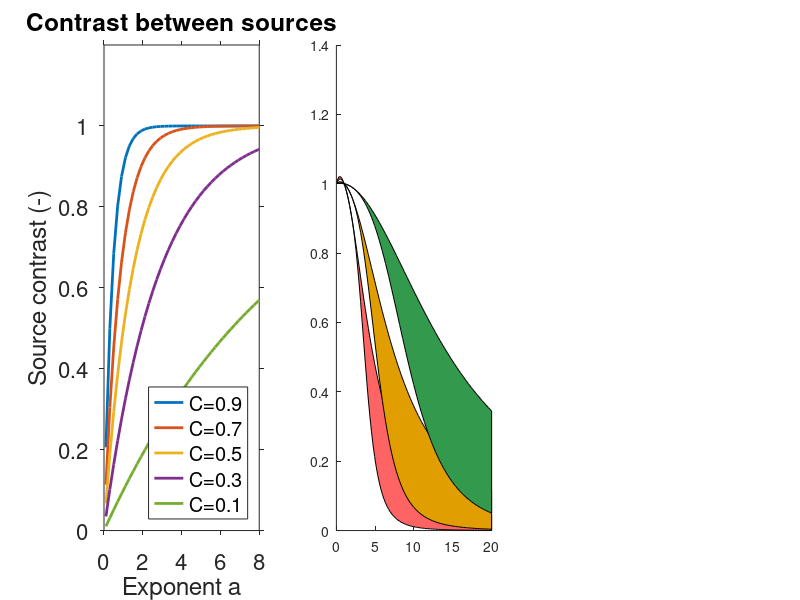

Reproduce this figure in MATLAB. (Note: this script raises an error after producing the figure.)
%% Script to showcase the influecne of the contrast function 
% 
%% Define basic variables
color1 = [255 100 100]./255;
color2 = [224 158 0]./255;
color3 = [0.2 0.6 0.3];
%% Non Linearity
G   = @(x,n) x.^n;
G_2 = @(x,n) n*(n-1).*x.^(n-2);
G_3 = @(x,n) n*(n-1)*(n-2).*x.^(n-3);
G_4 = @(x,n) n*(n-1)*(n-2)*(n-3).*x.^(n-4);

%% Influecne of the contrast function on the peak separation
% Vector of peak separation values
ps_vals   = linspace(0.1,0.9,5); 
% Exponents of the non-linearity
nvalues = linspace(0.1,20,100);
% Compute the peak seperation values after applying the non linearity
cvals = zeros(length(ps_vals),length(nvalues));
for i=1:length(nvalues)
    for j=1:length(ps_vals)
        %cvals(j,i) = (1^nvalues(i) - (1*yvals(j))^nvalues(i))./1^nvalues(i); 
        cvals(j,i) = G(1,nvalues(i)) - G(ps_vals(j),nvalues(i))./G(1,nvalues(i));
    end 
end
figure(11)
subplot(131)
plot(nvalues,cvals','LineWidth',2)
xlim([0 8]), ylim([0 1.2])
set(gca,'TickDir','out');set(gcf,'color','w');set(gca,'FontSize',16);
xlabel('Exponent a')
ylabel('Source contrast (-)')
title('Contrast between sources')
legend('C=0.9','C=0.7','C=0.5','C=0.3','C=0.1','Location','southeast')
%% Influecne of the contrast function on higher-order terms
% Standard deviation
sigma = 1;
% Skewness
skew = 3;
% Kurtosis
kurt = 25;
% Peak amplitude relative to the variance
ps_vals = sigma*[3 5 10 20 30];
% Exponents of the non-linearity
nvalues = linspace(0.1,20,100);
% Zero-order terms
T0 = zeros(length(ps_vals),length(nvalues));
% Second-order terms (Variance)
T2 = zeros(length(ps_vals),length(nvalues));
% Third-order terms (Skewness)
T3 = zeros(length(ps_vals),length(nvalues));
% Forth-order terms (Kurtosis)
T4 = zeros(length(ps_vals),length(nvalues));
for i=1:length(nvalues)
    for j=1:length(ps_vals)
        T0(j,i) = G(ps_vals(j),nvalues(i)); 
        T2(j,i) = 1/2  * G_2(ps_vals(j),nvalues(i)) * sigma^2;
        T3(j,i) = 1/6  * G_3(ps_vals(j),nvalues(i)) * sigma^3*skew;
        T4(j,i) = 1/24 * G_4(ps_vals(j),nvalues(i)) * sigma^4*(kurt+3);
        % T0(j,i) = yvals(j)^nvalues(i); 
        % T2(j,i) = 1/2*nvalues(i)*(nvalues(i)-1)*yvals(j)^(nvalues(i)-2)*sigma^2;
        % T3(j,i) = 1/6*nvalues(i)*(nvalues(i)-1)*(nvalues(i)-2)*yvals(j)^(nvalues(i)-3)*sigma^3*skew;
        % T4(j,i) = 1/24*nvalues(i)*(nvalues(i)-1)*(nvalues(i)-2)*(nvalues(i)-3)*yvals(j)^(nvalues(i)-4)*(kurt+3)*sigma^4;
    end  
end

%%
% Weighting of zero-order term relative to the total cost (up to order 2)
tmp1 = T0./(T0+T2);
% Weighting of zero-order term relative to the total cost (up to order 4)
tmp2 = T0./(T0+T2+T3+T4);
figure(11)
subplot(132)
patch([nvalues, fliplr(nvalues)], [tmp1(1,:), fliplr(tmp2(1,:))], color1, 'EdgeColor', 'k')
patch([nvalues, fliplr(nvalues)], [tmp1(2,:), fliplr(tmp2(2,:))], color2, 'EdgeColor', 'k')
patch([nvalues, fliplr(nvalues)], [tmp1(3,:), fliplr(tmp2(3,:))], color3, 'EdgeColor', 'k')
alpha(0.5)
xlim([0 8]), ylim([0 1.2])
set(gca,'TickDir','out');set(gcf,'color','w');set(gca,'FontSize',16);
title('Zero-order vs Higher-order terms')
legend('3*\sigma','5*\sigma','10*\sigma')
xlabel('Exponent a')
ylabel('Learning weight (-)')

%%
tmp1 = cvals(4,:).*T0./(T0+T2);
tmp2 = cvals(4,:).*T0./(T0+T2+T3+T4);
figure(11)
subplot(133)
patch([nvalues, fliplr(nvalues)], [tmp1(1,:), fliplr(tmp2(1,:))], color1, 'EdgeColor', 'k')
patch([nvalues, fliplr(nvalues)], [tmp1(2,:), fliplr(tmp2(2,:))], color2, 'EdgeColor', 'k')
patch([nvalues, fliplr(nvalues)], [tmp1(3,:), fliplr(tmp2(3,:))], color3, 'EdgeColor', 'k')
alpha(0.5)
xlim([0 8]), ylim([0 1.2])
set(gca,'TickDir','out');set(gcf,'color','w');set(gca,'FontSize',16);
title('Optimal non-linearity')
legend('3*\sigma','5*\sigma','10*\sigma')
xlabel('Exponent a')
ylabel('Loss (-)')

%% Number of spikes required to dominate an outlier
% Ratio of the expected spike value and the outlier amplitude
out2spike_values   = [0.01 0.05 0.1 0.25 0.5];
% Compute number of spikes needed to overweight the outlier
nspikes = zeros(length(out2spike_values),length(nvalues));
for i=1:length(nvalues)
    for j=1:length(out2spike_values)
        nspikes(j,i) = 1^nvalues(i) ./ out2spike_values(j)^nvalues(i); 
    end 
end
figure(12) 
semilogy(nvalues,nspikes','LineWidth',2)
set(gca,'TickDir','out'); set(gcf,'color','w'); set(gca,'FontSize',16);
xlim([0 8])
ylim([0 10^5])
xlabel('Exponent a')
ylabel('Number of required spikes')
title('Effect of Outliers')
legend('r=100','r=20','r=10','r=4','r=2','Location','eastoutside')